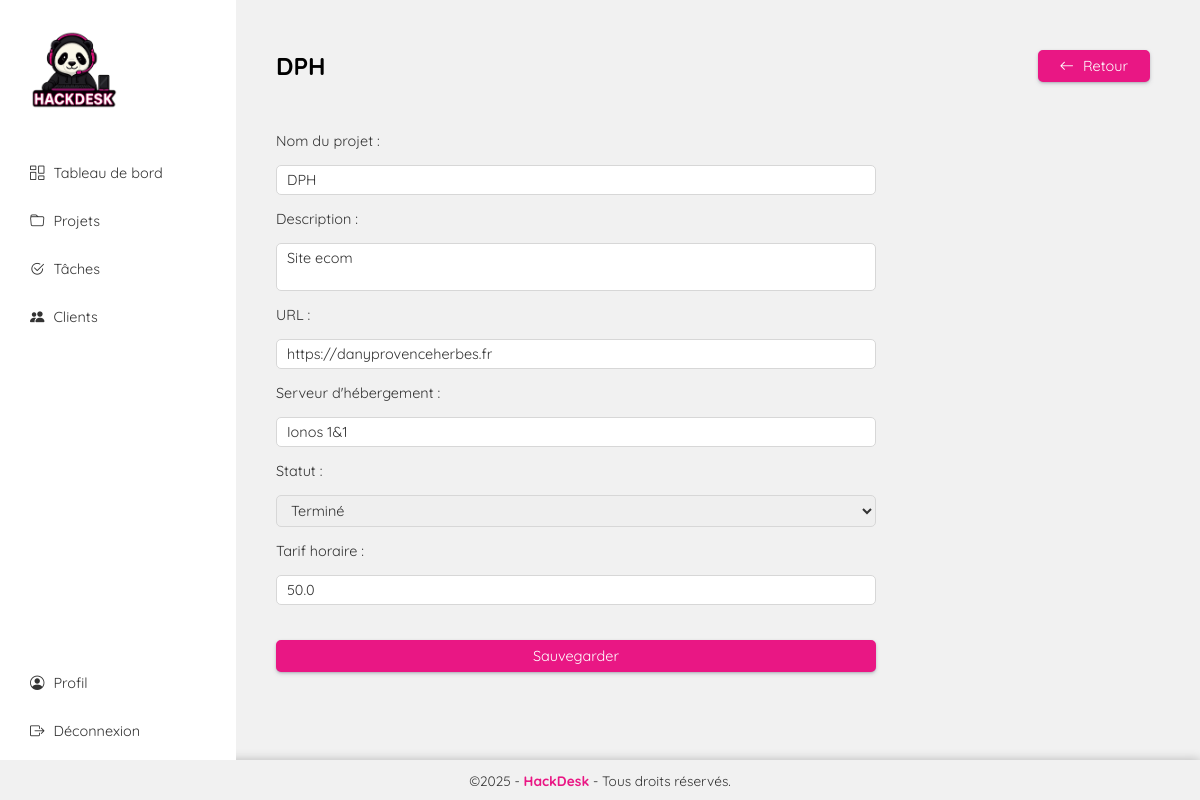
The app's page /edit-project/1 (signed in) with its own data.
### models.py (models this page shows, shortened)
class Project(Base):
    __tablename__ = 'projects'
    id = Column(Integer, primary_key=True, index=True)
    name_project = Column(String(150), nullable=False, index=True)
    description = Column(Text)
    url = Column(String(250))
    hosting_server = Column(String(150))
    status = Column(String(50))
    hourly_rate = Column(Float, default=0.0, nullable=False)
    user_id = Column(Integer, ForeignKey("users.id"))
    client_id = Column(Integer, ForeignKey("clients.id"))
    user = relationship("User", back_populates="projects")
    client = relationship("Client", back_populates="projects")
    tasks = relationship("Task", back_populates="projects", cascade="all, delete-orphan")

### app.py (the view, shortened to what this page needs)
@app.route('/edit-project/<int:project_id>', methods=["GET", "POST"])
@login_required
def editProject(project_id):
    project = session.query(Project).filter_by(id=project_id).first()
    return render_template('dashboard/edit-project.html', project=project)

### app.py (called while the page is built)
@login_manager.user_loader
def load_user(user_id):
    return session.query(User).get(int(user_id))

### templates/dashboard/edit-project.html (shortened to what this page needs)
{% extends 'layout.html' %}
{% block body %}
<div class="app dg">
    <main class="app-view dg">
        {% include 'dashboard/partials/menu-app.html' %}
        <div class="app-container">
            <div class="df" style="justify-content: space-between">
                <h1>{{ project.name_project}}</h1>
                <a href="/projects">
                    <button class="button2">
                        <i class="bi bi-arrow-left"></i> Retour
                    </button>
                </a>
            </div>
            <form action="/edit-project/{{ project.id }}" class="table-list" method="post">
                <label for="name_project">Nom du projet : </label>
                <input required type="text" value="{{ project.name_project }}" name="name_project" />
                <label for="description">Description : </label>
                <textarea required name="description">
{{ project.description }}</textarea>
                <label for="url">URL : </label>
                <input required type="text" value="{{ project.url }}" name="url" />
                <label for="hosting_server">Serveur d'hébergement : </label>
                <input required type="text" value="{{ project.hosting_server }}" name="hosting_server" />
                <label for="status">Statut : </label>
                <select required name="status">
                    <option value="Terminé" {% if project.status=='Terminé' %}selected{% endif %}>Terminé</option>
                </select>
                <label for="hourly_rate">Tarif horaire : </label>
                <input required type="number" value="{{ project.hourly_rate }}" step="0.01" name="hourly_rate" />
                <button type="submit" class="button2">Sauvegarder</button>
            </form>
        </div>
    </main>
</div>
{% endblock %}

### static/css/index.css (style rules this page uses)
* { margin: 0; padding: 0; box-sizing: border-box; font-family: "Quicksand", "Trebuchet MS", "Lucida Sans Unicode", "Lucida Grande", "Lucida Sans", Arial, sans-serif; font-size: 0.95rem; color: #333; cursor: default; transition: 0.2s ease; }
body { background: #f1f1f1; }
main { min-height: 95vh; padding: 50px 5vw; }
a { text-decoration: none; font-weight: bold; color: #e91784; cursor: pointer; }
a * { cursor: pointer; }
h1, h2, h3, h4, h5, h6 { color: #000; }
h1 { font-size: 1.6rem; }
.df { display: flex; align-items: center; gap: 20px; flex-wrap: wrap; }
.dg { display: grid; gap: 20px; }
button { box-shadow: rgba(50, 50, 93, 0.25) 0px 2px 5px -1px, rgba(0, 0, 0, 0.3) 0px 1px 3px -1px; padding: 5px 20px; border: 2px solid #e91784; border-radius: 5px; background: #fff; color: #e91784; }
button * { font-weight: normal; }
button i { margin-right: 5px; color: #e91784; }
.button2 { border: 2px solid #e91784; background: #e91784; color: #fff; }
.button2 i { color: #fff; }
form { display: flex; flex-direction: column; gap: 15px; width: 100%; min-width: 300px; max-width: 600px; }
form input, form select, form textarea { border: 1px solid #d7d7d7; padding: 5px 10px; border-radius: 5px; outline-color: #e91784; resize: none; }
form button { margin-top: 20px; }
.app-view { grid-template-columns: 1fr 4fr; padding: 0; }
.app-container { padding: 50px 50px 50px 20px; }
.table-list { margin-top: 50px; }

### records on screen
Project: name_project "DPH", description "Site ecom", url "https://danyprovenceherbes.fr", hosting_server "Ionos 1&1", status "Terminé", hourly_rate "50.0"
